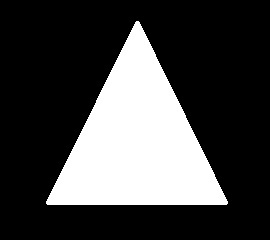
%> input picture triangulo.jpg, 270 x 240 px
$ octave cadeia8.m   (GNU Octave 9; MATLAB toolbox functions it lacks are replaced by stand-ins)
%> lines starting %> are read from the running program, lines starting %| are printed output that depends on the picture; in (x1, y1, x2, y2) boxes, pixels count from 0 and x2, y2 are one past the last pixel; in counts of white or black regions, pixels touching at a corner belong together; the program's own positions count from 1
clear all
m = imread('triangulo.jpg');
%> m is the input picture: size 240x270 uint8; min 0, max 255, mean 68
%m = imread('circulo.jpg');
%m = imread('quadrado2.jpg');
% m = [0 0 0 0 0 0 0 0 0;
% 0 0 0 0 0 0 0 0 0;
% 0 0 0 0 0 0 0 0 0;
% 0 1 0 0 0 0 0 0 0;
% 0 1 1 0 0 0 0 0 0;
% 0 1 1 1 0 0 0 0 0;
% 0 1 1 1 1 0 0 0 0;
% 0 1 1 1 1 1 0 0 0;
% 0 1 1 1 1 1 1 0 0;
% 0 0 0 0 0 0 0 0 0];
% Achar o ponto mais acima a esquerda

[ l col ]=size(m); % l número de linhas da imagem
%> l = 240; col = 270

m=m>150; %deixar a imagem binária
%> m: size 240x270 logical; 26.7% white; 1 white region, box (x1, y1, x2, y2) and area: (46, 21, 228, 205) 17288

i=1; % índice para linha da imagem
j=1; % índice para coluna da imagem

while (m(i,j)<1&&(i<l))

     if( j<col)
         j=j+1;
     else
         j=1;
         i=i+1;
     end


end
%> after the loop, i = 22; j = 137

%mostrar a imagem original
figure(1);
imagesc(m);
title('Imagem original');
colormap('gray');
hold on


%guarda o ponto atual da imagem
p(1)=i;
p(2)=j;
%guarda o ponto inicial do objeto
pInit=p;
%> pInit = [22 137]
%guarda o ponto anterior ao atual
antP(1)=i;
antP(2)=j-1;

c(1,1)=i; %pontos da borda
c(1,2)=j;


nA=antP;
%> nA = [22 136]

achou=0;% indica a volta ao ponto inicial

i=1; %controla o Ã­ndice do vetor que guarda os pontos

while( achou==0)

    antP;
    nA;
    p;


    if( antP(2)<p(2)) %esquerda

        if( (antP(1)-1)>0 &&( antP(2)>0) )
        if(m(antP(1)-1,antP(2))>0)
           antP(1)=antP(1)-1
           antP(2)=antP(2)+1

           nA(1)=antP(1);
           nA(2)=antP(2);
           antP(1)=antP(1)+1;

        else

        if(antP(1)<p(1)) %acima
           %levar para posicao 1

           nA(2)=antP(2)+1;


        elseif( antP(1)==p(1) ) % esta na posicao 2
           nA(2)=antP(2)+1;
           nA(1)=antP(1)-1;

           antP(1)=antP(1)-1;
           %antP(2)=antP(2)-1;

        end
        end
        end

    else if( antP(2)==p(2) ) %esta na mesma coluna
           if( antP(1)<p(1) ) % acima
           % vai para posicao zero
              nA(1)=antP(1)+1;
              nA(2)=antP(2)+1;
           else % abaixo

              nA(1)=antP(1)-1;
              nA(2)=antP(2)-1;


           end
        else  %esta a direita
            if( antP(1)<p(1) ) % acima
               nA(1)=antP(1)+1;

            else
                if( antP(1)==p(1) )

                    % esta na  posicao  0 e vai ara 3
                    nA(1)=antP(1)+1;
                end
                    nA(2)=antP(2)-1;
            end
        end
    end

     if( (nA(1)>0) &&( nA(2)>0) )

    if( m(nA(1),nA(2))>0 )
         i=i+1;
         c(i,1)=nA(1);
         c(i,2)=nA(2);

          c(i);
         p=nA;

         nA=antP;
         if(i>2)

            if ( c(i,1)==c(1,1) && c(i,2)==c(1,2) )
               achou=1;
            end
         end

    else
        antP=nA;
    end

     end
end
%> this loop made 1188 passes
%> (p, nA) on passes 2, 4, 7, 8, 10, 12, 13, 15, 17, 18, 20, 22: ([22 138], [21 137]), ([22 139], [21 138]), ([23 139], [22 140]), ([23 140], [22 140]), ([24 140], [23 141]), ([25 140], [24 141]), ([25 141], [24 141]), ([26 141], [25 142]), ([27 141], [26 142]), ([27 142], [26 142]), ([28 142], [27 143]), ([29 142], [28 143])
%> antP on passes 1, 3, 5, 6, 9, 11: [21 137], [21 138], [21 139], [22 140], [23 141], [24 141]
%> after the loop, achou = 1; antP = [22 136]; c = 729 rows, first 12: [22 137; 22 138; 22 139; 23 139; 23 140; 24 140; 25 140; 25 141; 26 141; 27 141; 27 142; 28 142]; i = 729; nA = [22 136]; p = [22 137]


mB=zeros(l,col);

%Obtem o número de pontos da borda
tamM=length(c(:,1));
%> tamM = 729
%Indice para contar a posição de c2
k=1;
for i=1:tamM


   if(((m(c(i,1)-1,c(i,2)-1)==0)&(m(c(i,1)-1,c(i,2))~=0)&(m(c(i,1),c(i,2)-1)~=0))|((m(c(i,1)-1,c(i,2)+1)==0)&(m(c(i,1)-1,c(i,2))~=0)&(m(c(i,1),c(i,2)+1)~=0))|((m(c(i,1)+1,c(i,2)-1)==0)&(m(c(i,1),c(i,2)-1)~=0)&(m(c(i,1)+1,c(i,2))~=0))|((m(c(i,1)+1,c(i,2)+1)==0)&(m(c(i,1)+1,c(i,2))~=0)&(m(c(i,1),c(i,2)+1)~=0)))
   else
      %define o contorno para obter o código da cadeia de 8 pontos
      c2(k,1)=c(i,1);
      c2(k,2)=c(i,2);
      plot(c2(k,2),c2(k,1),'r.');
      k=k+1;
   end

end
%> after the loop, c2 = 548 rows, first 12: [22 137; 22 138; 22 139; 23 140; 24 140; 25 141; 26 141; 27 142; 28 142; 29 143; 30 143; 31 144]; k = 549
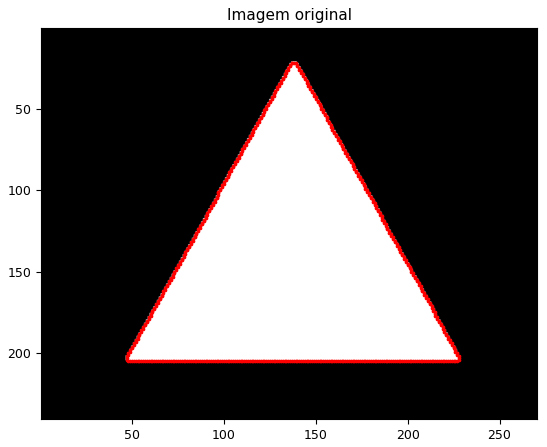
%> figure redrawn from the program's plot data


c(length(c2(:,1))+1,:)=c(1,1);

%Obtem o número de pontos que forma c2 ( contorno 2 )
tamM2=length(c2(:,1));
%> tamM2 = 548

%Cria uma matriz com os pontos de c2
for i=1:tamM2
   mB(c2(i,1),c2(i,2))=1;

end
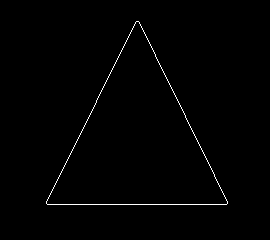
%> mB: size 240x270 double; values 0 (black) and 1 (white), 0.84% white in thin lines or dots, all inside (x1, y1, x2, y2) = (46, 21, 228, 205)

%guarda o ponto anterior de c2
ant=[ 0 0 ];
ant=c2(1,:);
%> ant = [22 137]

k=1;
i=2;


c2

%encontra o código da cadeia do 8 pontos e armazena na matriz cad
while i<tamM2

    %calcula a diferença entre o pontos atual e o anterior
    dif=c2(i,:)-ant;
    ant=c2(i,:);

    %para cada diferença terá um código
    if( dif==[0 1] )
       % código 0
       cad(k)=0;
    else
         if( dif==[1 0] )
            % código 6
            cad(k)=6;
         else
             if( dif==[0 -1] )
             % código 4
             cad(k)=4;
             else
                  if( dif==[-1 0] )
                   % código 2
                   cad(k)=2;
                  else
                      if( dif==[1 1] )
                      % código 7
                      cad(k)=7;
                      else
                           if( dif==[-1 1] )
                           % código 1
                           cad(k)=1;
                           else
                               if( dif==[1 -1] )
                               % código 5
                               cad(k)=5;
                               else
                                  if( dif==[-1 -1] )
                                  % código 3
                                  cad(k)=3;


                                  end
                               end
                           end
                      end
                  end
             end
         end
    end
    i=i+1;
    k=k+1;
end
%> this loop made 546 passes
%> (dif, ant) on passes 1 to 3: ([0 1], [22 138]), ([0 1], [22 139]), ([1 1], [23 140])
%> after the loop, cad = 546 values, max 7 at index 3, min 0 at index 1, mean 3.99; i = 548; k = 547

%guarda o número de linhas e colunas de cad
[ tl tc ]=size(cad);
%> tl = 1; tc = 546

hold off


figure(3);
imagesc(m);
title('ImB');
colormap('gray');


 mB2=zeros(l,col);

Patual=pInit;
%> Patual = [22 137]


figure(5);
imagesc(m);
title('Contorno original');
colormap('gray');
hold on

mB2(pInit(1),pInit(2))=1;
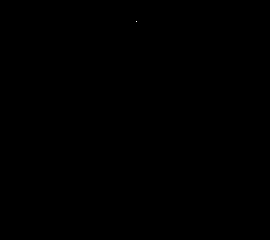
%> mB2: size 240x270 double; values 0 (black) and 1 (white), 0% white in thin lines or dots, all inside (x1, y1, x2, y2) = (136, 21, 137, 22)
for i=1:tc
   switch ( cad(i) )
       case 0
            Patual(2)=Patual(2)+1;
       case 1
            Patual(2)=Patual(2)+1;
            Patual(1)=Patual(1)-1;
       case 2
            Patual(1)=Patual(1)-1;
       case 3
             Patual(2)=Patual(2)-1;
            Patual(1)=Patual(1)-1;
       case 4
            Patual(2)=Patual(2)-1;
       case 5
            Patual(2)=Patual(2)-1;
            Patual(1)=Patual(1)+1;
       case 6
            Patual(1)=Patual(1)+1;
       case 7
            Patual(2)=Patual(2)+1;
            Patual(1)=Patual(1)+1;
   end
    Patual
    plot(Patual(2),Patual(1),'g.');
    mB2(Patual(1),Patual(2))=1;
end
%> this loop made 546 passes
%> after the loop, Patual = [23 136]
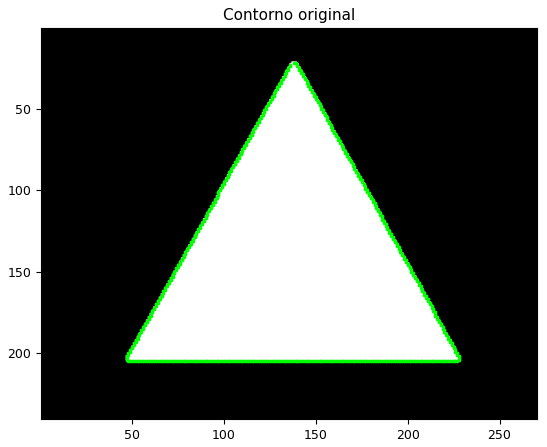
%> figure redrawn from the program's plot data


hold off


figure(2);
imagesc(mB);
title('Contorno original');
colormap('gray');


figure(4);
imagesc(mB2);
title('Contorno recuperado');
colormap('gray');

$ run again, with circulo.jpg copied over triangulo.jpg
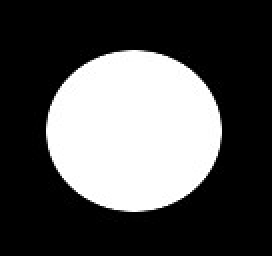
%> input picture circulo.jpg, 136 x 128 px (shown 2 times larger)
%> m is the input picture: size 128x136 uint8; min 0, max 255, mean 81.4
%> m: size 128x136 logical; 31.8% white; 1 white region, box (x1, y1, x2, y2) and area: (23, 25, 111, 106) 5533
%> after the loop `while (m(i,j)<1&&(i<l))`: i = 26; j = 63
%> pInit = [26 63]
%> `nA=antP;`: nA = [26 62]
%> the loop `while( achou==0)` made 567 passes
%> (p, nA) on passes 2, 4, 6, 8, 10, 12, 14, 16: ([26 64], [25 63]), ([26 65], [25 64]), ([26 66], [25 65]), ([26 67], [25 66]), ([26 68], [25 67]), ([26 69], [25 68]), ([26 70], [25 69]), ([26 71], [25 70])
%> after the loop `while( achou==0)`: achou = 1; antP = [26 62]; c = 335 rows, first 12: [26 63; 26 64; 26 65; 26 66; 26 67; 26 68; 26 69; 26 70; 26 71; 26 72; 27 72; 27 73]; i = 335; nA = [26 62]; p = [26 63]
%> tamM = 335
%> after the loop `for i=1:tamM`: c2 = 235 rows, first 12: [26 63; 26 64; 26 65; 26 66; 26 67; 26 68; 26 69; 26 70; 26 71; 26 72; 27 73; 27 74]; k = 236
%> tamM2 = 235
%> after the loop `for i=1:tamM2`:
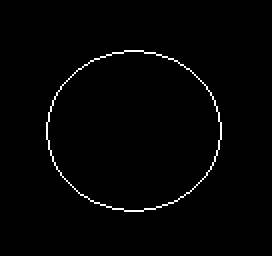
%> mB: size 128x136 double (shown 2 times larger); values 0 (black) and 1 (white), 1.3% white in thin lines or dots, all inside (x1, y1, x2, y2) = (23, 25, 111, 106)
%> `ant=c2(1,:);`: ant = [26 63]
%> the loop `while i<tamM2` made 233 passes
%> (dif, ant) on passes 1 to 3: ([0 1], [26 64]), ([0 1], [26 65]), ([0 1], [26 66])
%> after the loop `while i<tamM2`: cad = 233 values, max 7 at index 10, min 0 at index 1, mean 3.38; i = 235; k = 234
%> tl = 1; tc = 233
%> `Patual=pInit;`: Patual = [26 63]
%> mB2: size 128x136 double; values 0 (black) and 1 (white), 0.01% white in thin lines or dots, all inside (x1, y1, x2, y2) = (62, 25, 63, 26)
%> the loop `for i=1:tc` made 233 passes
%> after the loop `for i=1:tc`: Patual = [27 62]
%> after the loop `for i=1:tc`:
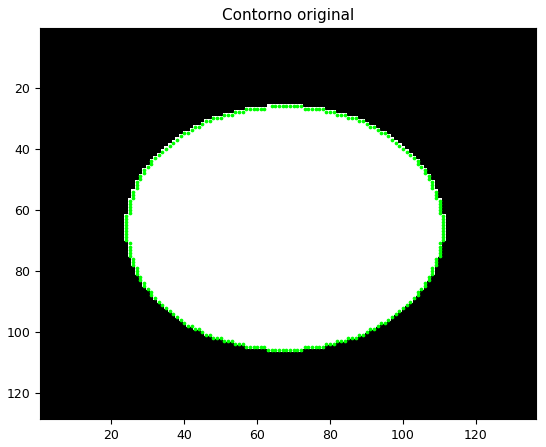
%> figure redrawn from the program's plot data
